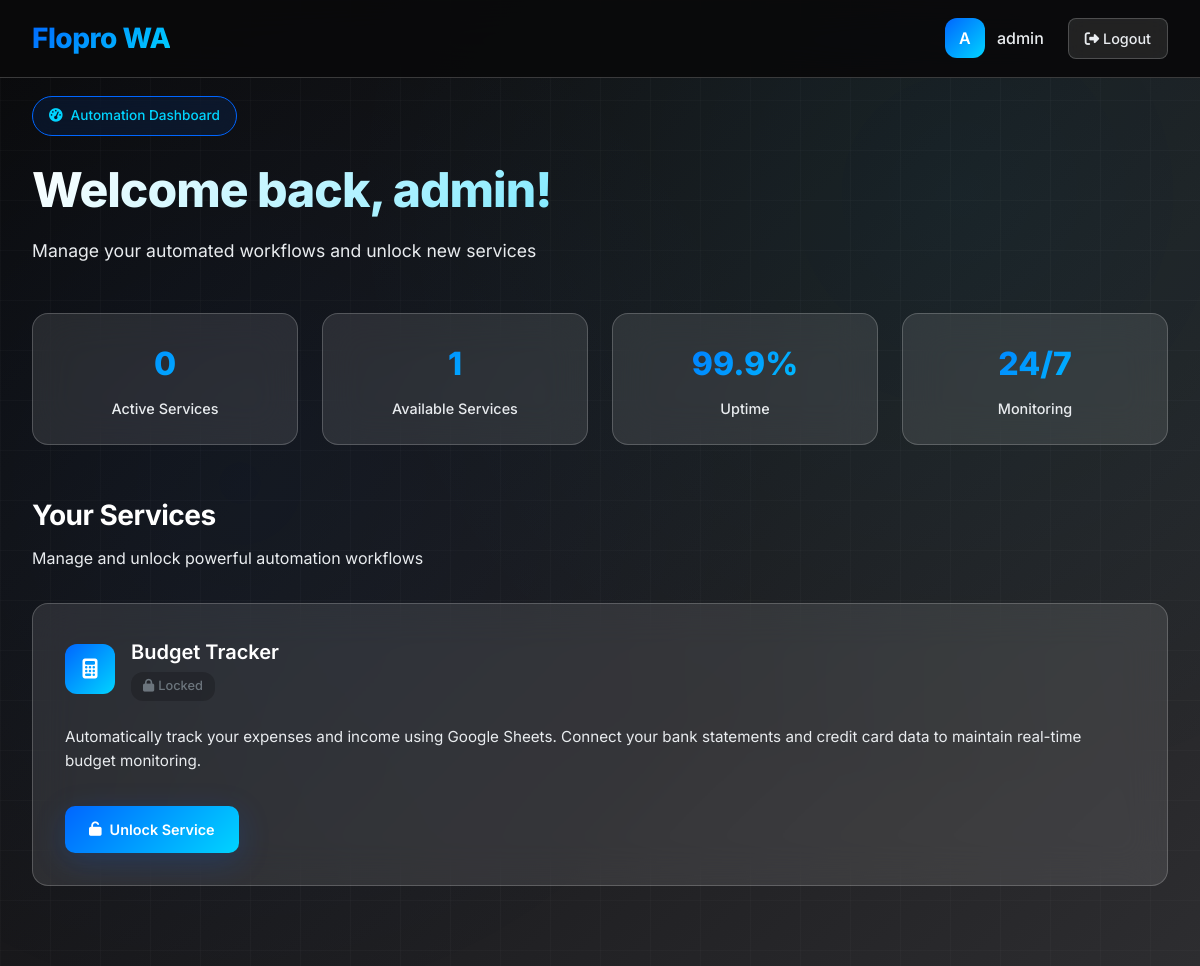
The page /dashboard/ (signed in) on the database its author committed.
### core/models.py (models this page shows, shortened)
class Service(models.Model):
    slug = models.SlugField(max_length=50, unique=True, help_text="Unique identifier for the service")
    name = models.CharField(max_length=100, help_text="Display name of the service")
    description = models.TextField(help_text="Description of what this service does")
    icon = models.CharField(max_length=50, blank=True, help_text="FontAwesome icon class")
    template_workflow_id = models.PositiveIntegerField(help_text="n8n workflow ID of the template")
    credential_type = models.CharField(max_length=50, help_text="n8n credential type (e.g., 'googleOAuth2', 'httpBasicAuth')")
    credential_ui_schema = models.JSONField(help_text="JSON schema for credential input form fields")
    credential_node_types = models.JSONField(help_text="List of n8n node types that use this credential")
    is_active = models.BooleanField(default=True, help_text="Whether this service is available to users")
    created_at = models.DateTimeField(auto_now_add=True)
    updated_at = models.DateTimeField(auto_now=True)
    class Meta:
        ordering = ['name']

### core/views.py (the view)
# urls.py: path('dashboard/', views.dashboard, name='dashboard'),
@login_required
def dashboard(request):
    services = Service.objects.filter(is_active=True)
    user_workflows = UserWorkflow.objects.filter(user=request.user).select_related('service')
    active_service = get_active_service(request.user)
    context = {
        'services': services,
        'user_workflows': user_workflows,
        'active_service': active_service,
    }
    return render(request, 'core/dashboard.html', context)

### core/provisioning.py (called while the page is built)
def get_active_service(user) -> Service | None:
    try:
        user_workflow = UserWorkflow.objects.get(user=user, active=True)
        return user_workflow.service
    except UserWorkflow.DoesNotExist:
        return None

### core/templates/core/dashboard.html (shortened to what this page needs)
<!DOCTYPE html>
<html lang="en">
<head>
    <link href="https://cdnjs.cloudflare.com/ajax/libs/font-awesome/6.4.0/css/all.min.css" rel="stylesheet">
</head>
<body>
    <div class="grid-background"></div>
    <nav class="navbar">
        <div class="nav-container">
            <div class="logo">Flopro WA</div>
            <div class="nav-actions">
                <div class="user-info">
                    <div class="user-avatar">
                        {{ user.username|first|upper }}
                    </div>
                    <span>{{ user.username }}</span>
                </div>
                <a href="{% url 'core:logout' %}" class="logout-btn">
                    <i class="fas fa-sign-out-alt"></i>
                    Logout
                </a>
            </div>
        </div>
    </nav>
    <div class="dashboard">
        <div class="dashboard-header">
            <div class="welcome-badge">
                <i class="fas fa-tachometer-alt"></i>
                <span>Automation Dashboard</span>
            </div>
            <h1 class="dashboard-title">Welcome back, {{ user.username }}!</h1>
            <p class="dashboard-subtitle">Manage your automated workflows and unlock new services</p>
        </div>
        <div class="stats-grid">
            <div class="stat-card">
                <div class="stat-number">{{ user_workflows|length }}</div>
                <div class="stat-label">Active Services</div>
            </div>
            <div class="stat-card">
                <div class="stat-number">{{ services|length }}</div>
                <div class="stat-label">Available Services</div>
            </div>
            <div class="stat-card">
                <div class="stat-number">99.9%</div>
                <div class="stat-label">Uptime</div>
            </div>
            <div class="stat-card">
                <div class="stat-number">24/7</div>
                <div class="stat-label">Monitoring</div>
            </div>
        </div>
        <div class="services-section">
            <div class="section-header">
                <h2 class="section-title">Your Services</h2>
                <p class="section-subtitle">Manage and unlock powerful automation workflows</p>
            </div>
            {% if services %}
            <div class="services-grid">
                {% for service in services %}
                <div class="service-card">
                    <div class="service-header">
                        <div class="service-icon">
                            <i class="{{ service.icon|default:'fas fa-cogs' }}"></i>
                        </div>
                        <div class="service-info">
                            <h3>{{ service.name }}</h3>
                            {% with user_workflows|dictsort:"service.name" as sorted_workflows %}
                                {% for uw in sorted_workflows %}
                                    {% if uw.service == service %}
                                        {% if service == active_service %}
                                            <span class="service-status status-active">
                                                <i class="fas fa-play"></i>
                                                Active
                                            </span>
                                        {% else %}
                                            <span class="service-status status-unlocked">
                                                <i class="fas fa-check"></i>
                                                Unlocked
                                            </span>
                                        {% endif %}
                                    {% endif %}
                                {% empty %}
                                    <span class="service-status status-locked">
                                        <i class="fas fa-lock"></i>
                                        Locked
                                    </span>
                                {% endfor %}
                            {% endwith %}
                        </div>
                    </div>
                    <p class="service-description">{{ service.description }}</p>
                    <div class="service-actions">
                        {% with user_workflows|dictsort:"service.name" as sorted_workflows %}
                            {% for uw in sorted_workflows %}
                                {% if uw.service == service %}
                                    {% if service == active_service %}
                                        <span class="btn btn-success">
                                            <i class="fas fa-check"></i>
                                            Currently Active
                                        </span>
                                    {% else %}
                                        <form method="post" action="{% url 'core:toggle_service' service.slug %}" style="display: inline;">
                                            {% csrf_token %}
                                            <button type="submit" class="btn btn-primary">
                                                <i class="fas fa-play"></i>
                                                Activate
                                            </button>
                                        </form>
                                    {% endif %}
                                {% endif %}
                            {% empty %}
                                <a href="{% url 'core:service_detail' service.slug %}" class="btn btn-primary">
                                    <i class="fas fa-unlock"></i>
                                    Unlock Service
                                </a>
                            {% endfor %}
                        {% endwith %}
                    </div>
                </div>
                {% endfor %}
            </div>
            {% endif %}
        </div>
    </div>
</body>
</html>

### rows shown on the page
Service: name "Budget Tracker", description "Automatically track your expenses and income using Google Sheets. Connect your bank statements and credit card data to maintain real-time budget monitoring."

### other values the page prints
{{ user.username|first|upper }} "A"
{{ user.username }} "admin"
{{ user_workflows|length }} "0"
{{ services|length }} "1"
